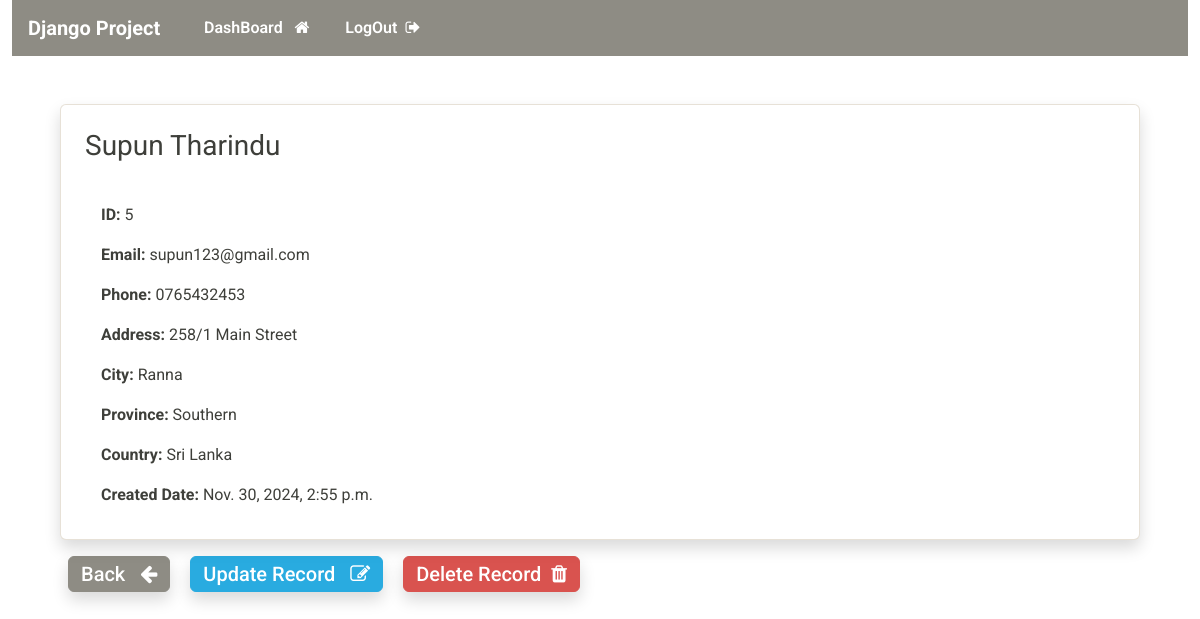
/viewrecord/5 (signed in), run on the app's committed database.
### webapp/models.py (models this page shows, shortened)
class Record(models.Model):
    creation_date=models.DateTimeField(auto_now_add=True)
    first_name=models.CharField(max_length=255)
    last_name=models.CharField(max_length=255)
    email=models.EmailField(max_length=255)
    phone=models.CharField(max_length=20)
    address=models.CharField(max_length=255)
    city=models.CharField(max_length=255)
    province=models.CharField(max_length=200)
    country=models.CharField(max_length=200)

### webapp/views.py (the view)
# urls.py: path('viewrecord/<int:pk>',views.viewRecord,name="viewRecord"),
@login_required(login_url='mylogin')
def viewRecord(request,pk):
    record=Record.objects.get(id=pk)
    context={
       'record':record,
    }
    return render(request,'webapp/view-record.html',context=context)

### webapp/templates/webapp/view-record.html
{% extends 'webapp/base.html' %} {% block content %}
<body>
  <div class="card mt-4 shadow mx-5">
    <h3 class="m-4 text-capitalize">
      {{record.first_name}} {{record.last_name}}
    </h3>
    <div class="card-body">
      <p class="mx-4"><strong>ID: </strong>{{record.id}}</p>
      <p class="mx-4"><strong>Email: </strong>{{record.email}}</p>
      <p class="mx-4"><strong>Phone: </strong>{{record.phone}}</p>
      <p class="mx-4 text-capitalize">
        <strong>Address: </strong>{{record.address}}
      </p>
      <p class="mx-4 text-capitalize"><strong>City: </strong>{{record.city}}</p>
      <p class="mx-4 text-capitalize">
        <strong>Province: </strong>{{record.province}}
      </p>
      <p class="mx-4 text-capitalize">
        <strong>Country: </strong>{{record.country}}
      </p>
      <p class="mx-4">
        <strong>Created Date: </strong>{{record.creation_date}}
      </p>
    </div>
  </div>
  <div class="mx-5">
    <a
      class="btn btn-secondary shadow mx-2 mt-3 mb-4 text-capitalize fs-5"
      href="{% url 'dashboard' %}"
      >Back &nbsp; <i class="fa fa-arrow-left" aria-hidden="true"></i
    ></a>
    <a
      class="btn btn-info mx-2 mt-3 mb-4 text-capitalize fs-5 shadow"
      href="{% url 'updateRecord' record.id %}"
      >Update Record &nbsp;
      <i class="fa fa-pencil-square-o" aria-hidden="true"></i
    ></a>
    <a
      class="btn btn-danger mx-2 mt-3 mb-4 text-capitalize fs-5 shadow"
      href="{% url 'deleteRecord' record.id %}"
      >Delete Record&nbsp; <i class="fa fa-trash" aria-hidden="true"></i
    ></a>
  </div>
</body>
{% endblock %}

### data on the page
Record: first_name "Supun", last_name "Tharindu", id "5", email "supun123@gmail.com", phone "0765432453", address "258/1 Main Street", city "Ranna", province "Southern", country "Sri Lanka", creation_date "Nov. 30, 2024, 2:55 p.m."
